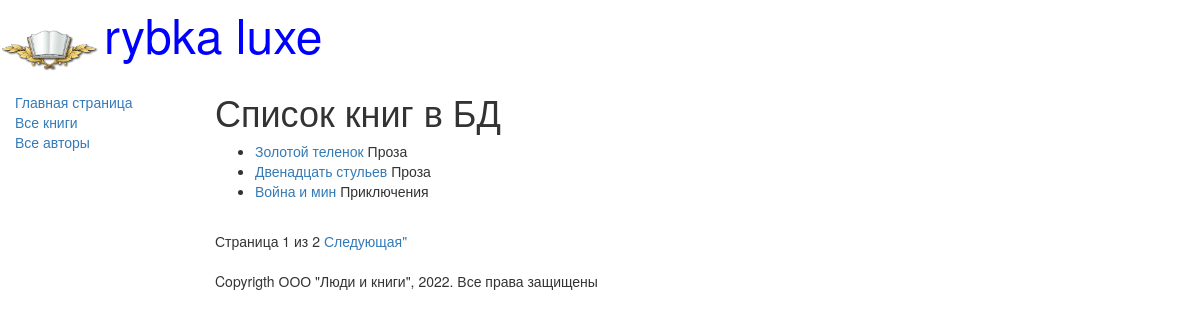
/books/, run on an earlier commit of the app's database.
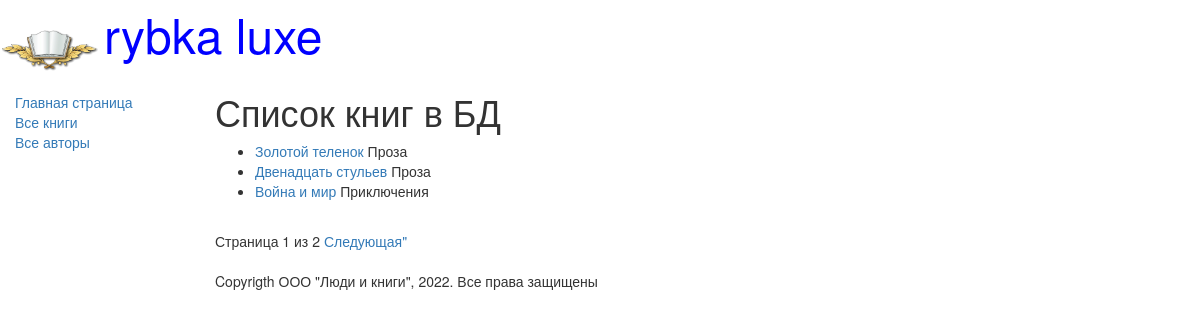
And on a later commit of the database.
### catalog/models.py (models this page shows, shortened)
class Book(models.Model):
    title = models.CharField(max_length=200, help_text='Введите название книги', verbose_name='Название книги')
    genre = models.ForeignKey('Genre', on_delete=models.CASCADE, help_text='Выберите жанр книги',
                              verbose_name='Жанр книги', null=True)
    language = models.ForeignKey('Language', on_delete=models.CASCADE, help_text='Выберите язык книги',
                                 verbose_name='Язык книги', null=True)
    author = models.ManyToManyField('Author', help_text='Выберите автора книги', verbose_name='Автор книги')
    summary = models.TextField(max_length=1000, help_text='Введите краткое описание книги',
                               verbose_name='Аннотация книги')
    isbn = models.CharField(max_length=13, help_text='Должно содержать 13 символов', verbose_name='ISBN книги')
    def get_absolute_url(self):
        return reverse('book-detail', args=[str(self.id)])
    def display_author(self):
        return ','.join([author.last_name for author in self.author.all()])
    display_author.short_description = 'Авторы'  # изменение название функции при использовании

class Genre(models.Model):
    name = models.CharField(max_length=200, help_text='Введите жанр книги', verbose_name='Жанр книги')
    def __str__(self):
        return self.name

### catalog/views.py (the view)
# urls.py: url(r'^books/$', views.BookListView.as_view(), name='books'),
class BookListView(generic.ListView):
    model = Book
    paginate_by = 3

### catalog/templates/catalog/book_list.html
{%extends 'base_generic.html'%}
{%block content%}
  <h1>Список книг в БД</h1>
  {%if book_list%}
  <ul>
    {%for book in book_list%}
    <li>
      <a href="{{book.get_absolute_url}}">
        {{book.title}}</a>
        {{book.genre}}
    </li>
    {%endfor%}
  </ul>
  {%else %}
    <p>в наличии нет книг</p>
  {%endif%}
{%endblock%}

### catalog/templates/base_generic.html (shortened to what this page needs)
<!DOCTYPE html>
<html lang="en">
<head>
    <link rel="stylesheet" href="https://maxcdn.bootstrapcdn.com/bootstrap/3.3.7/css/bootstrap.min.css">
  {%load static%}
  <link rel="stylesheet" href="{%static 'css/styles.css'%}">
  {%block head%}
    <img src="{%static 'images/logotip.png'%}" style="width:100px; heigth:100px;" align="absmiddle">
    <font size="7", color="blue">rybka luxe</font>
  {%endblock%}
</head>
<body>
  <div class="container-fluid">
    <div class="row">
      <div class="col-sm-2">
        {%block sidebar%}
        <ul class="sidebar-nav">
          <li><a href="{% url 'index' %}">Главная страница</a></li>
          <li><a href="{% url 'books' %}">Все книги</a></li>
          <li><a href="{% url 'authors' %}">Все авторы</a></li>
        </ul>
        {%endblock%}
      </div>
      <div class="col-sm-10">
        {%block content%}{%endblock%}
        {%block pagination%}
          {%if is_paginated%}
            <div class="pagination">
              <span class="page-links">
                <span class="page-current">Страница {{page_obj.number}} из {{page_obj.paginator.num_pages}}</span>
                {%if page_obj.has_next%}
                  <a href="{{request.path}}?page={{page_obj.next_page_number}}">Следующая"</a>
                {%endif%}
              </span>
            </div>
          {%endif%}
        {%endblock%}
        {%block footer%}
          {%block copyrigth%}
        <p>Copyrigth ООО "Люди и книги", 2022. Все права защищены</p>
          {%endblock%}
        {%endblock%}
      </div>
    </div>
  </div>
</body>
</html>

### catalog/static/css/styles.css (style rules this page uses)
.sidebar-nav { margin-top: 20px; padding:0; list-style: none; }

What changed in the data, as far as the page shows it:
changed Book "Приключения": title "Война и мин" → "Война и мир"
